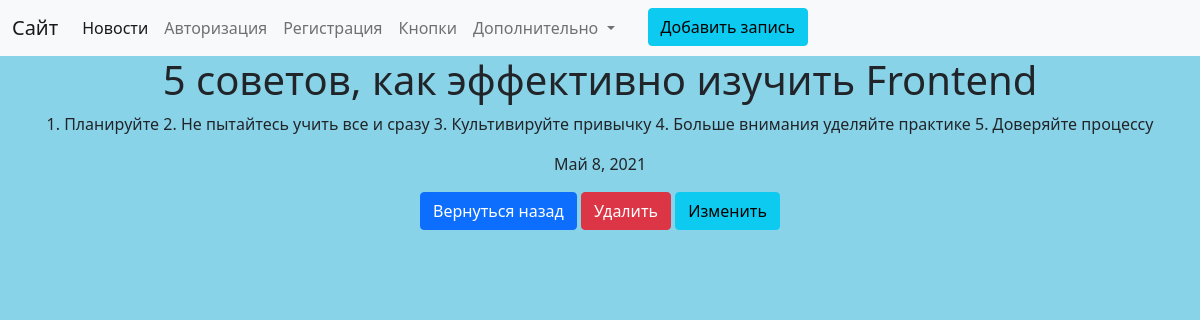
Screenshot of /news/3 with the database file from the repository.
### news/models.py (models this page shows, shortened)
class Articles(models.Model):
    title = models.CharField('Название', max_length=50)
    anons = models.CharField('Анонс', max_length=200)
    full_text = models.TextField('Статья')
    date = models.DateField('Дата публикации')
    class Meta:
        verbose_name = 'Новость'
        verbose_name_plural = 'Новости'

### news/views.py (the view)
# urls.py: path('<int:pk>', views.NewsDetailView.as_view(), name='details-page'),
class NewsDetailView(DetailView):
    model = Articles
    template_name = 'news/details_view.html'
    context_object_name = 'article'

### news/templates/news/details_view.html (shortened to what this page needs)
{% extends 'main/layout.html' %}
{% block content %}
    <div class="news">
        <h1>{{ article.title }}</h1>
        <p>{{ article.full_text }}</p>
        <p>{{ article.date }}</p>
        <a href="{% url 'news-page' %}" class="btn btn-primary">Вернуться назад</a>
        <a href="{% url 'delete-page' article.id %}" class="btn btn-danger">Удалить</a>
        <a href="{% url 'update-page' article.id %}" class="btn btn-info">Изменить </a>
    </div>
{% endblock %}

### main/static/main/css/main.css (style rules this page uses)
body { background-color: #89d3e8 }
main .news { text-align: center; }

### rows the page displays
Articles: title "5 советов, как эффективно изучить Frontend", full_text "1. Планируйте 2. Не пытайтесь учить все и сразу 3. Культивируйте привычку 4. Больше внимания уделяйте практике 5. Доверяйте процессу", date "Май 8, 2021"
